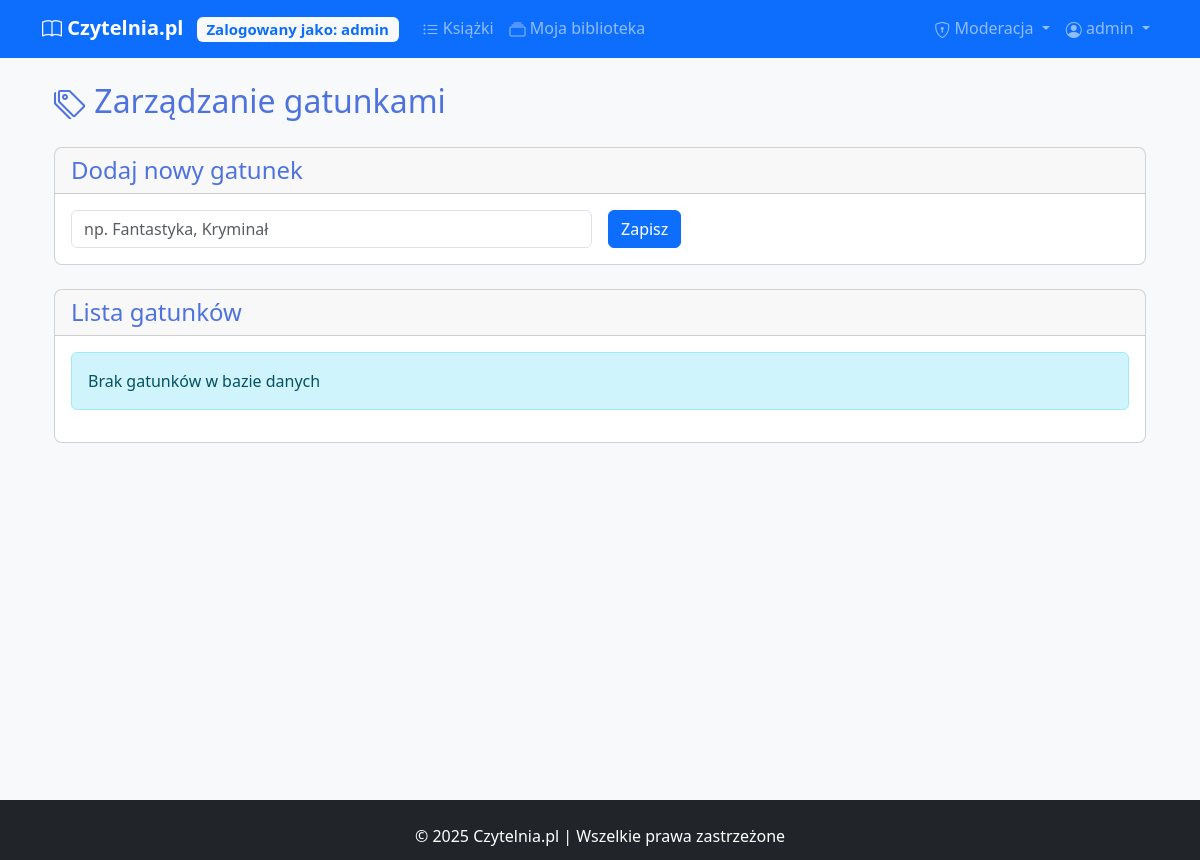
/manage/genres (signed in), run on an earlier commit of the app's database.
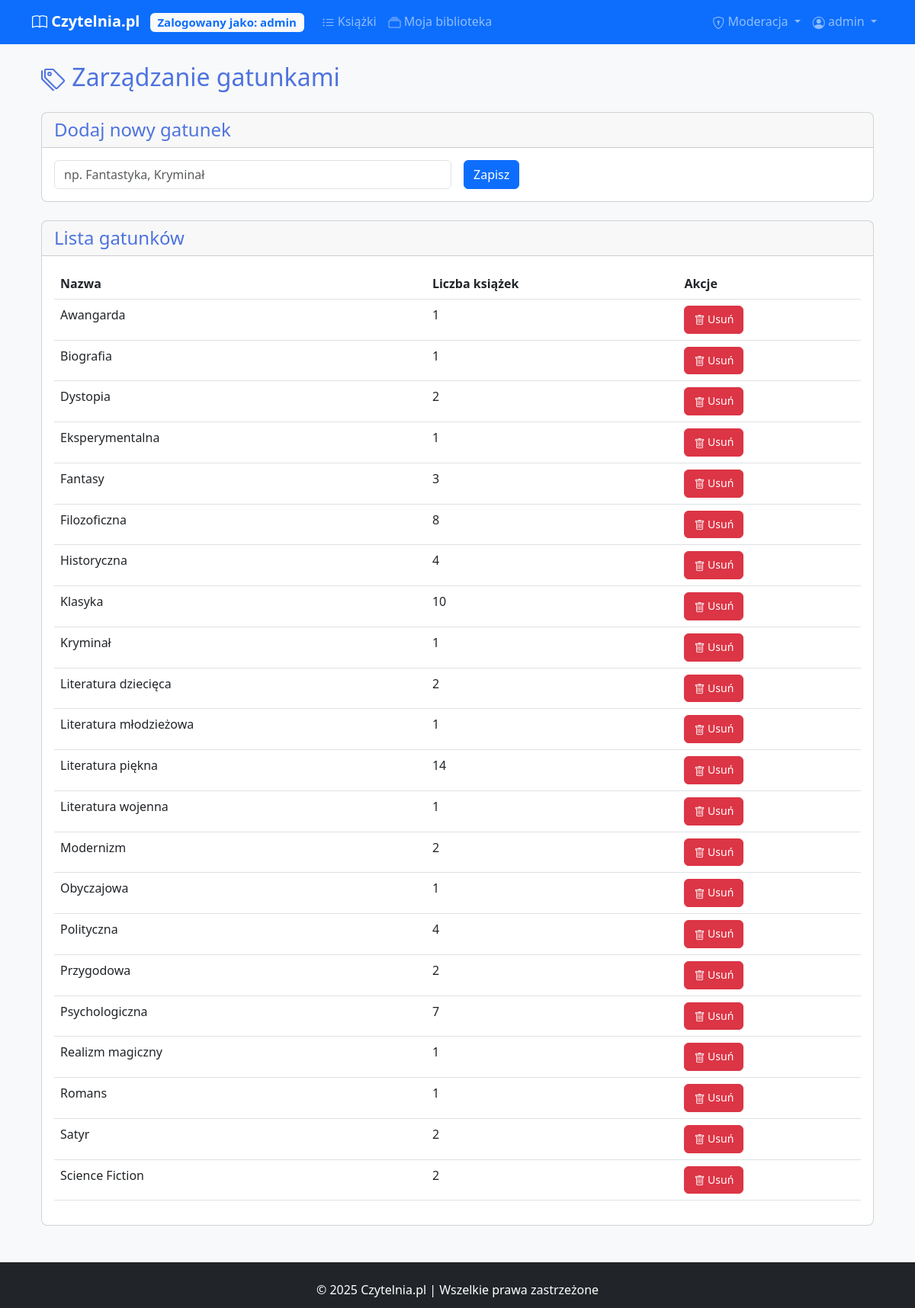
And on a later commit of the database.
### models.py (models this page shows)
class User(UserMixin, db.Model):
    __tablename__ = 'users'
    id = db.Column(db.Integer, primary_key=True)
    username = db.Column(db.String(50), unique=True, nullable=False)
    password = db.Column(db.String(100), nullable=False)
    is_moderator = db.Column(db.Boolean, default=False)
    date_joined = db.Column(db.DateTime, default=datetime.utcnow)
    library_books = db.relationship('UserLibrary', back_populates='user')
    shelves = db.relationship('Shelf', back_populates='user', lazy='dynamic')
    reviews = db.relationship('Review', backref='review_user', lazy=True)

class Genre(db.Model):
    __tablename__ = 'genres'
    id = db.Column(db.Integer, primary_key=True)
    name = db.Column(db.String(50), unique=True, nullable=False)
    books = db.relationship('Book', secondary='book_genres', backref=db.backref('genres', lazy=True))

### app.py (the view)
@app.route('/manage/genres')
@login_required
def manage_genres():
    if not current_user.is_moderator:
        abort(403)
    genres = Genre.query.order_by(Genre.name).all()
    form = GenreForm()
    return render_template('manage_genres.html', genres=genres, form=form)

### app.py (shortened to what this page needs)
class GenreForm(FlaskForm):
    name = StringField('Nazwa gatunku', validators=[DataRequired(), Length(max=50)])
    submit = SubmitField('Zapisz')

### app.py (called while the page is built)
@login_manager.user_loader
def load_user(user_id):
    return User.query.get(int(user_id))

### templates/manage_genres.html (shortened to what this page needs)
{% extends "base.html" %}
{% block content %}
<div class="container">
    <h2><i class="bi bi-tags"></i> Zarządzanie gatunkami</h2>
    <div class="card mt-4">
        <div class="card-header">
            <h4 class="mb-0">Dodaj nowy gatunek</h4>
        </div>
        <div class="card-body">
            <form method="POST" action="{{ url_for('add_genre') }}">
                <div class="row g-3 align-items-center">
                    <div class="col-md-6">
                        {{ form.name(class="form-control", placeholder="np. Fantastyka, Kryminał") }}
                    </div>
                    <div class="col-md-6">
                        {{ form.submit(class="btn btn-primary") }}
                    </div>
                </div>
            </form>
        </div>
    </div>
    <div class="card mt-4">
        <div class="card-header">
            <h4 class="mb-0">Lista gatunków</h4>
        </div>
        <div class="card-body">
            {% if genres %}
            <div class="table-responsive">
                <table class="table table-hover">
                    <thead>
                        <tr>
                            <th>Nazwa</th>
                            <th>Liczba książek</th>
                            <th>Akcje</th>
                        </tr>
                    </thead>
                    <tbody>
                        {% for genre in genres %}
                        <tr>
                            <td>{{ genre.name }}</td>
                            <td>{{ genre.books|length }}</td>
                            <td>
                                <form method="POST" action="{{ url_for('delete_genre', genre_id=genre.id) }}"
                                      onsubmit="return confirm('Czy na pewno chcesz usunąć ten gatunek?');">
                                    <button type="submit" class="btn btn-sm btn-danger">
                                        <i class="bi bi-trash"></i> Usuń
                                    </button>
                                </form>
                            </td>
                        </tr>
                        {% endfor %}
                    </tbody>
                </table>
            </div>
            {% else %}
            <div class="alert alert-info">Brak gatunków w bazie danych</div>
            {% endif %}
        </div>
    </div>
</div>
{% endblock %}

### templates/base.html (shortened to what this page needs)
<!DOCTYPE html>
<html lang="pl">
<head>
    <link href="{{ url_for('static', filename='css/style.css') }}" rel="stylesheet">
    <link href="https://cdn.jsdelivr.net/npm/bootstrap@5.3.0/dist/css/bootstrap.min.css" rel="stylesheet">
    <link rel="stylesheet" href="https://cdn.jsdelivr.net/npm/bootstrap-icons@1.10.0/font/bootstrap-icons.css">
    <link rel="stylesheet" href="{{ url_for('static', filename='css/style.css') }}">
</head>
<body class="d-flex flex-column min-vh-100 bg-light">
    <nav class="navbar navbar-expand-lg navbar-dark bg-primary mb-4">
        <div class="container">
            <a class="navbar-brand" href="{{ url_for('home') }}">
                <i class="bi bi-book"></i> Czytelnia.pl
                {% if current_user.is_authenticated %}
                <span class="badge bg-light text-primary ms-2">Zalogowany jako: {{ current_user.username }}</span>
                {% endif %}
            </a>
            <div class="collapse navbar-collapse" id="navbarNav">
                <ul class="navbar-nav me-auto">
                    <li class="nav-item">
                        <a class="nav-link" href="{{ url_for('book_list') }}">
                            <i class="bi bi-list-ul"></i> Książki
                        </a>
                    </li>
                    {% if current_user.is_authenticated %}
                    <li class="nav-item">
                        <a class="nav-link" href="{{ url_for('my_library') }}">
                            <i class="bi bi-collection"></i> Moja biblioteka
                        </a>
                    </li>
                    {% endif %}
                </ul>
                <ul class="navbar-nav">
                    {% if current_user.is_authenticated %}
                    {% if current_user.is_moderator %}
                    <li class="nav-item dropdown">
                        <a class="nav-link dropdown-toggle" href="#" id="moderatorDropdown" role="button" data-bs-toggle="dropdown">
                            <i class="bi bi-shield-lock"></i> Moderacja
                        </a>
                    </li>
                    {% endif %}
                    <li class="nav-item dropdown">
                      <a class="nav-link dropdown-toggle" href="#" id="navbarDropdown" role="button" data-bs-toggle="dropdown">
                          <i class="bi bi-person-circle"></i> {{ current_user.username }}
                      </a>
                  </li>
                  {% endif %}
              </ul>
            </div>
        </div>
    </nav>
    <main class="container mb-5">
<div class="position-fixed bottom-0 end-0 p-3" style="z-index: 11">
  </div>
        {% block content %}{% endblock %}
    </main>
    <footer class="bg-dark text-white py-4 mt-auto">
        <div class="container text-center">
            <p class="mb-0">&copy; 2025 Czytelnia.pl | Wszelkie prawa zastrzeżone</p>
        </div>
    </footer>
</body>
</html>

### static/css/style.css (style rules this page uses)
:root { --primary-color: #4e73df; --secondary-color: #858796; --success-color: #1cc88a; --info-color: #36b9cc; --warning-color: #f6c23e; --danger-color: #e74a3b; }
html { position: relative; min-height: 100%; }
body { margin-bottom: 60px; }
footer { position: absolute; bottom: 0; width: 100%; height: 60px; }
.navbar-brand { font-weight: 700; }
.card { transition: transform 0.3s ease, box-shadow 0.3s ease; border-radius: 0.5rem; overflow: hidden; }
.btn { border-radius: 0.375rem; padding: 0.375rem 0.75rem; }
h1, h2, h3, h4, h5, h6 { color: var(--primary-color); }
.bi { vertical-align: middle; }

What changed in the data, as far as the page shows it:
added Genre: name "Awangarda", books|length "1"
added Genre: name "Biografia", books|length "1"
added Genre: name "Dystopia", books|length "2"
added Genre: name "Eksperymentalna", books|length "1"
added Genre: name "Fantasy", books|length "3"
added Genre: name "Filozoficzna", books|length "8"
added Genre: name "Historyczna", books|length "4"
added Genre: name "Klasyka", books|length "10"
added Genre: name "Kryminał", books|length "1"
added Genre: name "Literatura dziecięca", books|length "2"
added Genre: name "Literatura młodzieżowa", books|length "1"
added Genre: name "Literatura piękna", books|length "14"
added Genre: name "Literatura wojenna", books|length "1"
added Genre: name "Modernizm", books|length "2"
added Genre: name "Obyczajowa", books|length "1"
added Genre: name "Polityczna", books|length "4"
added Genre: name "Przygodowa", books|length "2"
added Genre: name "Psychologiczna", books|length "7"
added Genre: name "Realizm magiczny", books|length "1"
added Genre: name "Romans", books|length "1"
added Genre: name "Satyr", books|length "2"
added Genre: name "Science Fiction", books|length "2"
Also different on the page:
text no longer shown: "Brak gatunków w bazie danych"
text now shown: "Nazwa Liczba książek Akcje"
